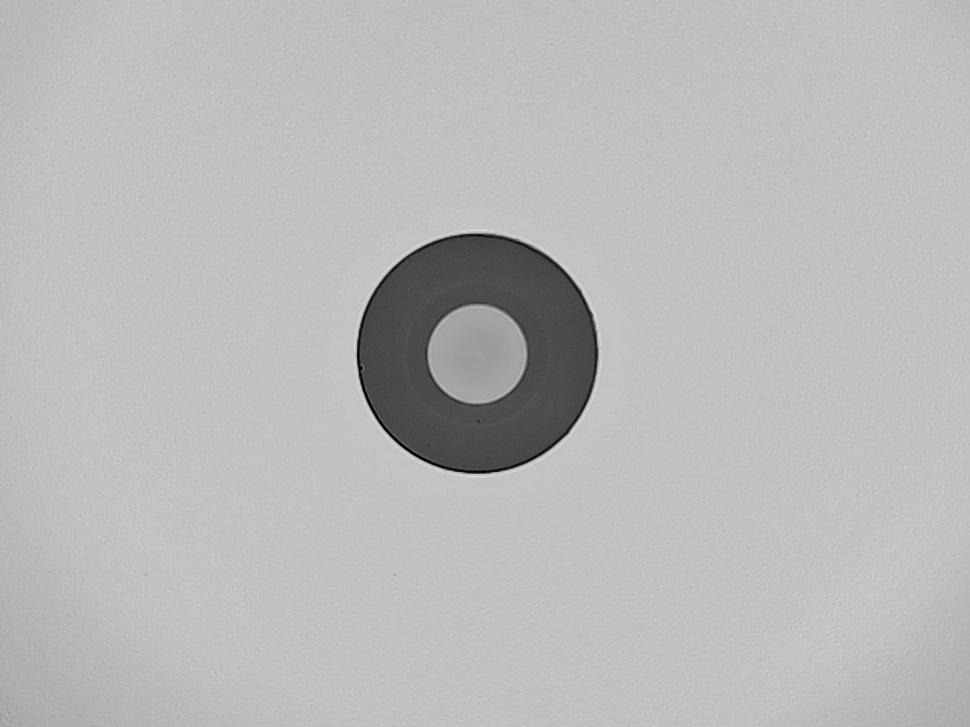
#> input picture samples2/img38.jpg, 970 x 727 px, shrunk from 1152 x 864 before the run, found by its file name
$ python create_test_defects.py
#> lines starting #> are read from the running program, lines starting #| are printed output that depends on the picture; after the words box and inside, x2 and y2 are one past the last pixel; in counts of white or black regions, pixels touching at a corner belong together
#!/usr/bin/env python3
"""
Create test defect patterns for validation testing
"""
import cv2
import numpy as np

# Load image
img_path = r"C:\Users\Saem1001\Documents\GitHub\OpenCV-Practice\samples2\img38.jpg"
original = cv2.imread(img_path, cv2.IMREAD_GRAYSCALE)
#> original is the input picture: shape (727, 970); min 0, max 225, mean 185.2

# Create synthetic test image with your image dimensions
test_img = original.copy()
h, w = test_img.shape
#> h = 727; w = 970

# Add artificial defects with different contrasts
# High contrast defect (dark spot)
cv2.circle(test_img, (w//4, h//4), 10, 50, -1)

# Medium contrast defect
cv2.circle(test_img, (3*w//4, h//4), 10, 100, -1)

# Low contrast defect
cv2.circle(test_img, (w//2, h//2), 10, 120, -1)
#> test_img: shape (727, 970); min 0, max 225, mean 185.1

# Linear defect (scratch)
cv2.line(test_img, (w//4, 3*h//4), (3*w//4, 3*h//4), 60, 3)
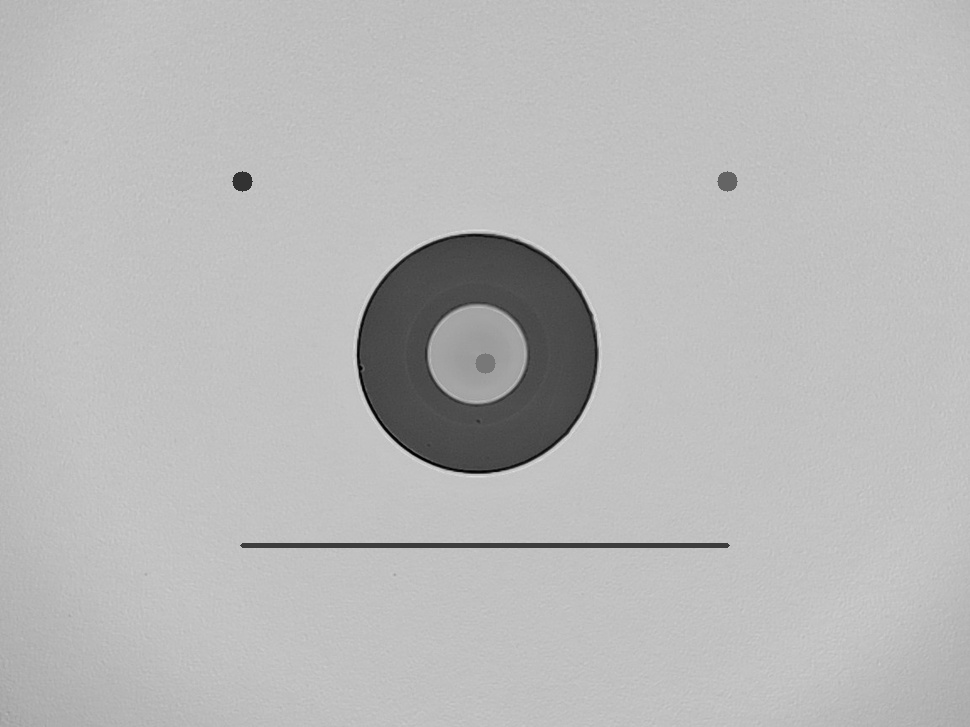
#> test_img: shape (727, 970); min 0, max 225, mean 184.6

# Create corresponding defect mask
defect_mask = np.zeros((h, w), dtype=np.uint8)
cv2.circle(defect_mask, (w//4, h//4), 10, 255, -1)
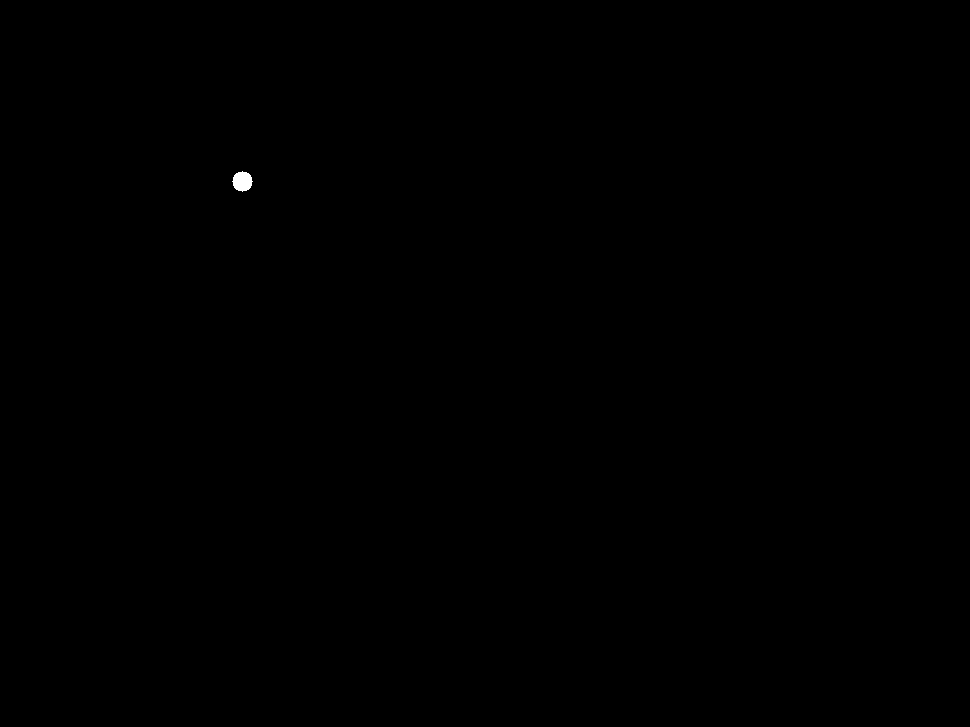
#> defect_mask: shape (727, 970); 0.04% white; 1 white region, box (x1, y1, x2, y2) and area: (232, 171, 253, 192) 317
cv2.circle(defect_mask, (3*w//4, h//4), 10, 255, -1)
cv2.circle(defect_mask, (w//2, h//2), 10, 255, -1)
cv2.line(defect_mask, (w//4, 3*h//4), (3*w//4, 3*h//4), 255, 3)
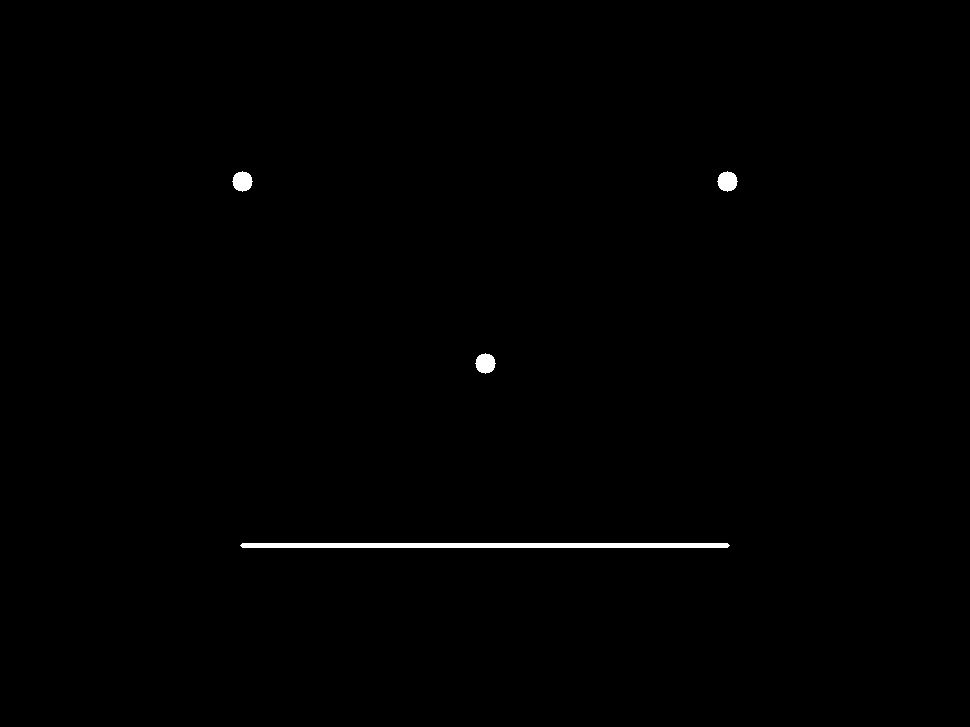
#> defect_mask: shape (727, 970); 0.48% white; 4 white regions, box (x1, y1, x2, y2) and area: (240, 543, 730, 548) 2438, (232, 171, 253, 192) 317, (717, 171, 738, 192) 317, (475, 353, 496, 374) 317

# Calculate contrasts for each defect
print("Test defect contrasts:")
for i, (x, y, r) in enumerate([(w//4, h//4, 10), (3*w//4, h//4, 10), (w//2, h//2, 10)]):
    # Get defect region
    mask = np.zeros((h, w), dtype=np.uint8)
    cv2.circle(mask, (x, y), r, 255, -1)

    # Get surrounding
    dilated = cv2.dilate(mask, np.ones((5, 5), np.uint8))
    surround = cv2.subtract(dilated, mask)

    defect_mean = np.mean(test_img[mask > 0])
    surround_mean = np.mean(test_img[surround > 0])
    contrast = abs(defect_mean - surround_mean)

    print(f"  Defect {i+1}: contrast = {contrast:.1f}")
#> this loop made 3 passes
#> (defect_mean, surround_mean, contrast) on passes 1 to 3: (50, 192.9, 142.9), (100, 192.5, 92.5), (120, 157.4, 37.42)
#|   Defect 1: contrast = 142.9
#|   Defect 2: contrast = 92.5
#|   Defect 3: contrast = 37.4
#> dilated: shape (727, 970); 0.07% white; 1 white region, box (x1, y1, x2, y2) and area: (473, 351, 498, 376) 501
#> mask: shape (727, 970); 0.04% white; 1 white region, box (x1, y1, x2, y2) and area: (475, 353, 496, 374) 317

# Display results
cv2.imshow('Original Image', original)
cv2.imshow('Test Image with Defects', test_img)
cv2.imshow('Defect Mask', defect_mask)

# Show difference
diff = cv2.absdiff(original, test_img)
cv2.imshow('Difference', diff)

cv2.waitKey(0)
cv2.destroyAllWindows()

$ run again, with samples2/img35.jpg copied over samples2/img38.jpg
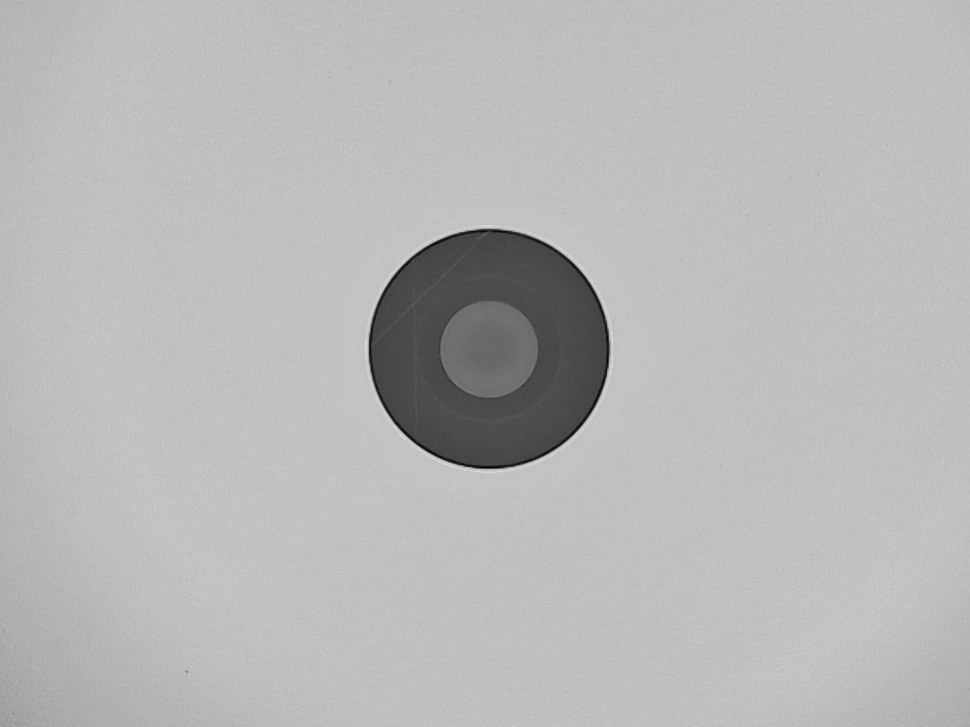
#> input picture samples2/img35.jpg, 970 x 727 px, shrunk from 1152 x 864 before the run, found by its file name
#> original is the input picture: shape (727, 970); min 2, max 223, mean 183.8
#> `cv2.line(test_img, (w//4, 3*h//4), (3*w//4, 3*h//4), 60, 3)`:
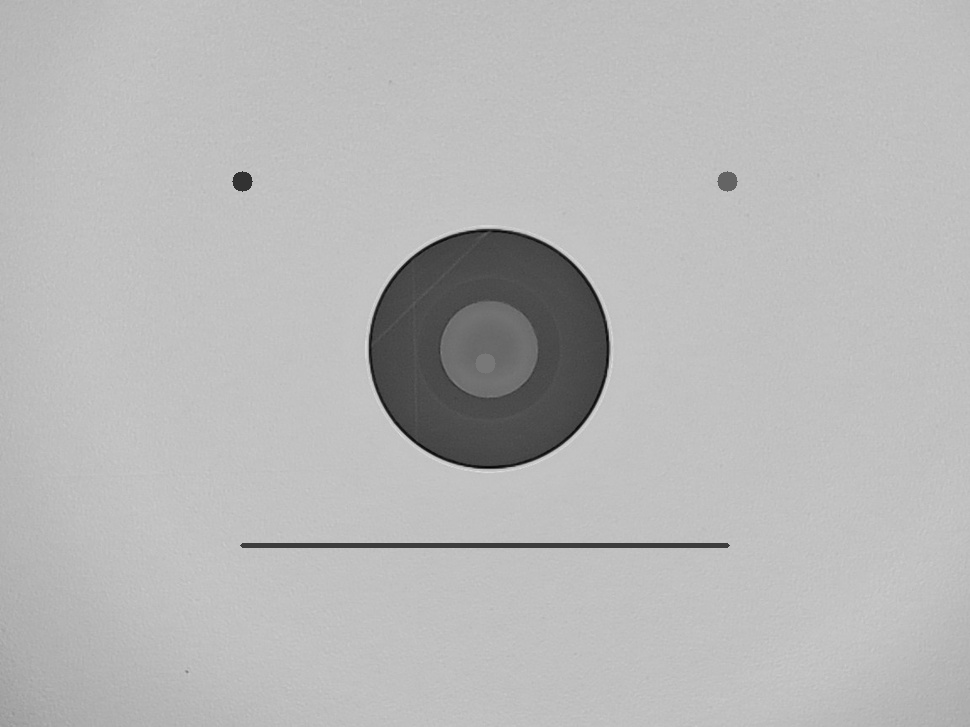
#> test_img: shape (727, 970); min 2, max 223, mean 183.2
#> the loop `for i, (x, y, r) in enumerate([(w//4, h//4, 10), (3*w//4, h//4, 10), (..` made 3 passes
#> (defect_mean, surround_mean, contrast) on passes 1 to 3: (50, 192.6, 142.6), (100, 191.8, 91.84), (120, 106.6, 13.36)
#> (printed output is left out)

$ run again, with samples2/ima12.jpg copied over samples2/img38.jpg
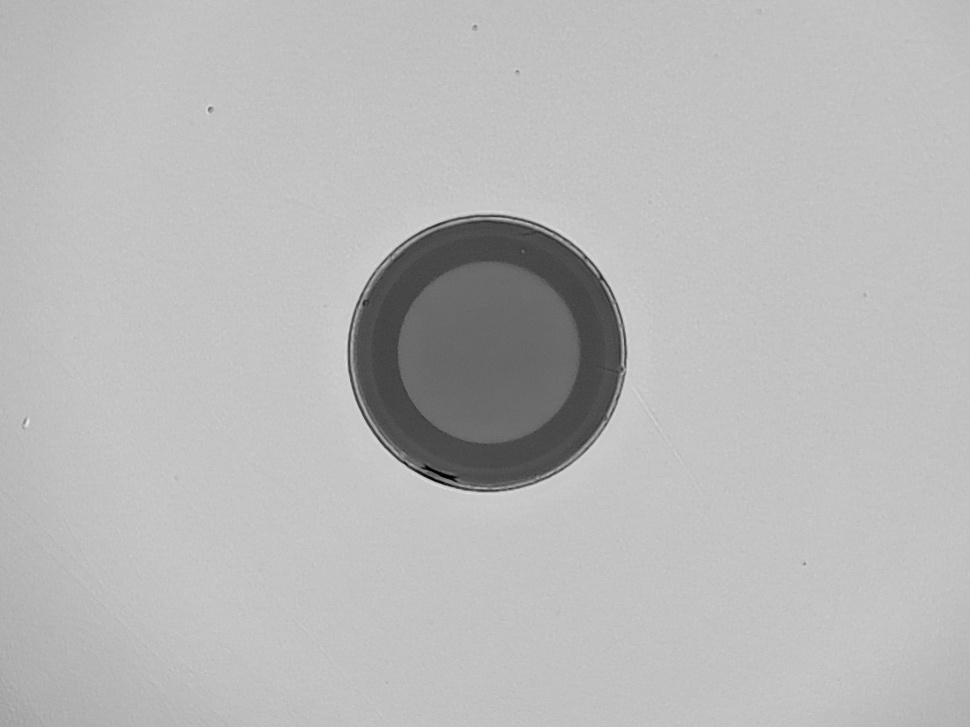
#> input picture samples2/ima12.jpg, 970 x 727 px, shrunk from 1152 x 864 before the run, found by its file name
#> original is the input picture: shape (727, 970); min 0, max 231, mean 184.3
#> `cv2.line(test_img, (w//4, 3*h//4), (3*w//4, 3*h//4), 60, 3)`:
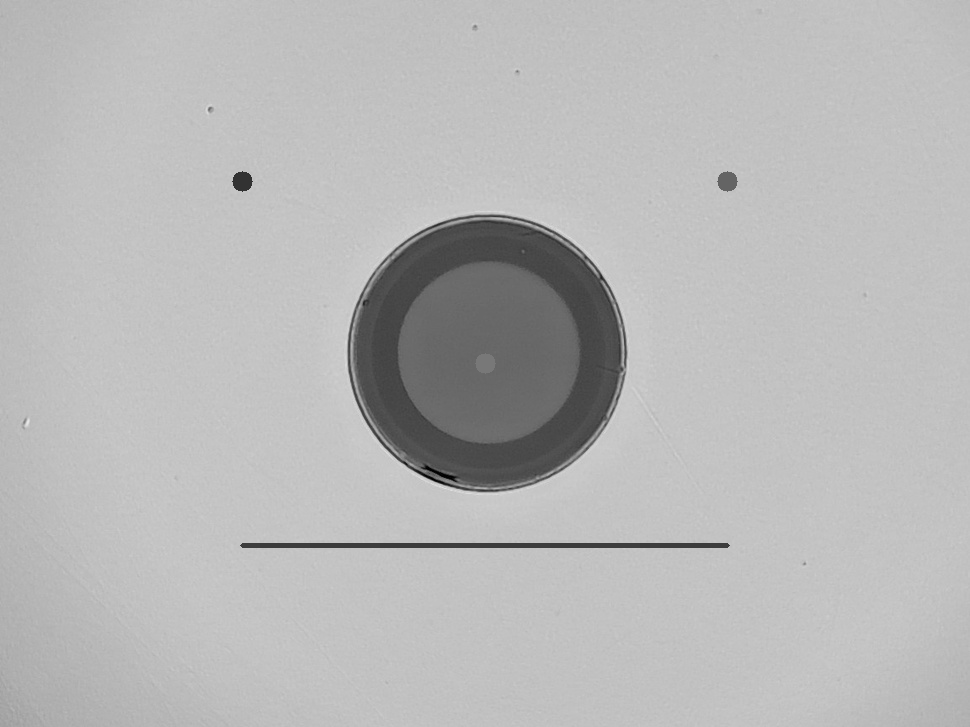
#> test_img: shape (727, 970); min 0, max 231, mean 183.7
#> the loop `for i, (x, y, r) in enumerate([(w//4, h//4, 10), (3*w//4, h//4, 10), (..` made 3 passes
#> (defect_mean, surround_mean, contrast) on passes 1 to 3: (50, 194.3, 144.3), (100, 193.9, 93.87), (120, 103.3, 16.68)
#> (printed output is left out)
